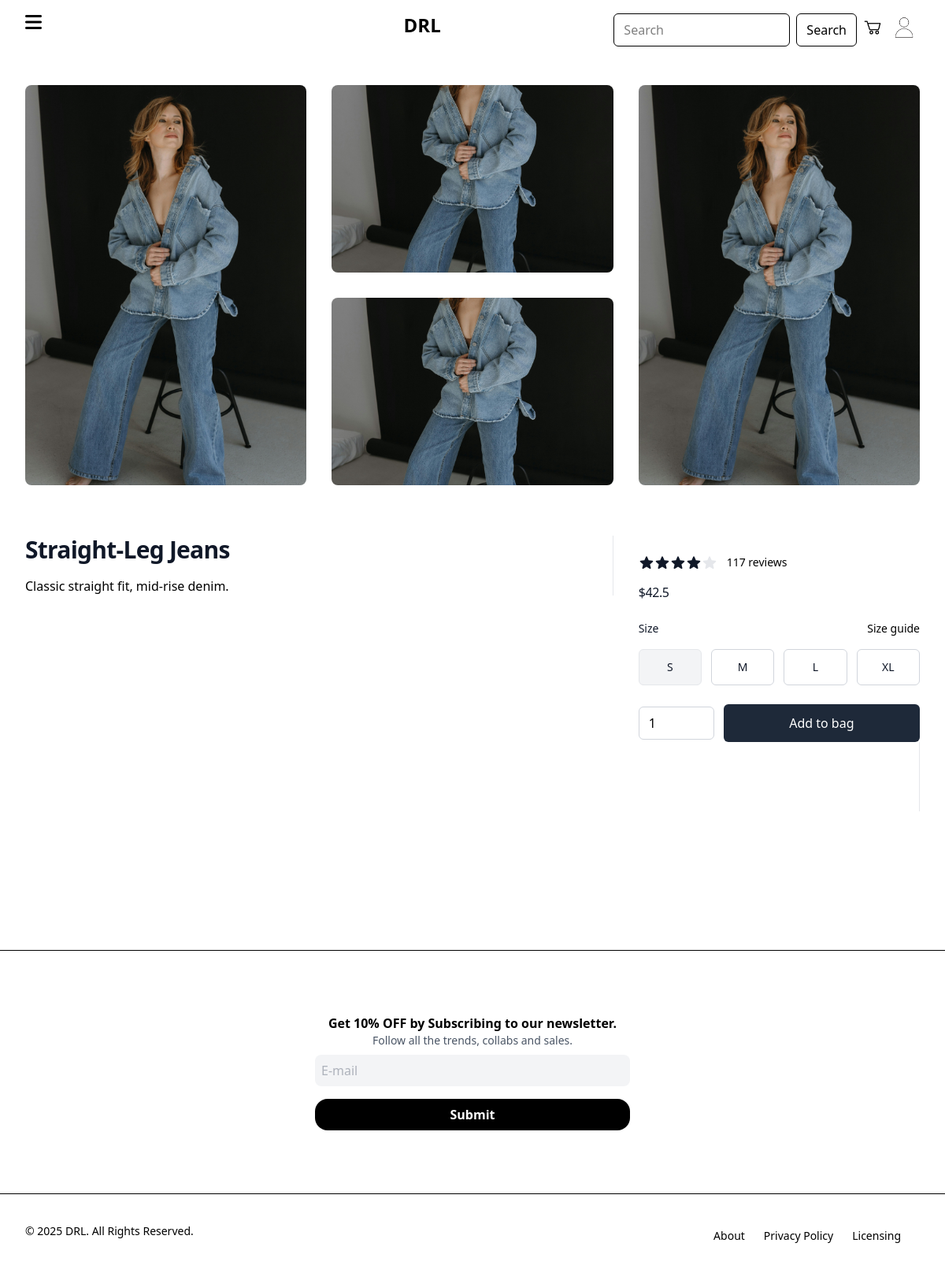
The app's page /products/2 with its own data.
### main.py (models this page shows, shortened)
class Product(db.Model):
    id: Mapped[int] = mapped_column(Integer, primary_key=True)
    name: Mapped[str] = mapped_column(String(250), unique=False, nullable=False)
    description: Mapped[str] = mapped_column(String(250), unique=False)
    category: Mapped[str] = mapped_column(String(250), nullable=False)
    gender: Mapped[str] = mapped_column(String(250), nullable=False)
    slug: Mapped[str] = mapped_column(String(250), nullable=False)
    img: Mapped[str] = mapped_column(String(500), nullable=False)
    price: Mapped[float] = mapped_column(Float, nullable=False)
    size: Mapped[str] = mapped_column(String(250), nullable=False)

### main.py (the view)
@app.route('/products/<int:product_id>', methods=["POST", "GET"])
def product_showcase(product_id):
    product = db.get_or_404(Product, product_id)
    return render_template('./product_showcase.html', product=product)

### templates/product_showcase.html (shortened to what this page needs)
{% include 'base.html' %}
{% include 'navbar.html' %}
<div class="bg-white">
  <div class="pt-6">
    <div class="mx-auto mt-6 max-w-2xl sm:px-6 lg:grid lg:max-w-7xl lg:grid-cols-3 lg:gap-8 lg:px-8">
      <img src="{{product.img}}" alt="Two each of gray, white, and black shirts laying flat." class="transition hover:opacity-50 row-span-2 aspect-3/4 size-full rounded-lg object-cover max-lg:hidden" />
      <img src="{{product.img}}" alt="Model wearing plain black basic tee." class="transition hover:opacity-50 col-start-2 aspect-3/2 size-full rounded-lg object-cover max-lg:hidden" />
      <img src="{{product.img}}" alt="Model wearing plain gray basic tee." class="transition hover:opacity-50 col-start-2 row-start-2 aspect-3/2 size-full rounded-lg object-cover max-lg:hidden" />
      <img src="{{product.img}}" alt="Model wearing plain white basic tee." class="transition hover:opacity-50 row-span-2 aspect-4/5 size-full object-cover sm:rounded-lg lg:aspect-3/4" />
    </div>
    <div class="mx-auto max-w-2xl px-4 pt-10 pb-16 sm:px-6 lg:grid lg:max-w-7xl lg:grid-cols-3 lg:grid-rows-[auto_auto_1fr] lg:gap-x-8 lg:px-8 lg:pt-16 lg:pb-24">
      <div class="lg:col-span-2 lg:border-r lg:border-gray-200 lg:pr-8">
        <h1 class="text-2xl font-bold tracking-tight text-gray-900 sm:text-3xl"> {{product.name}} </h1>
        <p class="mt-4" name="product-description"> {{product.description}} </p>
      </div>
      <div class="mt-4 lg:row-span-3 lg:mt-0">
        <div class="mt-6">
          <div class="flex items-center">
            <div class="flex items-center">
            </div>
            <a href="#" class="ml-3 text-sm font-medium text-black hover:text-gray-500 transition ">117 reviews</a>
          </div>
          <div class="mt-4 lg:row-span-3 lg:mt-0">
            <p class="text-md mt-4 tracking-tight text-gray-900">${{product.price}} </p>
        </div>
        </div>
       <form action="{{ url_for('add_to_cart', product_id=product.id) }}" method="post" class="mt-6">
  <div class="mt-6">
    <div class="flex items-center justify-between">
      <h3 class="text-sm font-medium text-gray-900">Size</h3>
      <a href="#" class="text-sm font-medium text-black hover:text-gray-500 transition">Size guide</a>
    </div>
    {% set sizes = product.size.replace(',', '/').split('/') %}
    <fieldset aria-label="Choose a size" class="mt-4">
      <div class="grid grid-cols-4 gap-3">
        {% for s in sizes if s.strip() %}
          {% set value = s.strip() %}
          <label class="group relative flex items-center justify-center rounded-md border border-gray-300 bg-white p-3
                         peer-checked:border-gray-800 peer-checked:bg-gray-800 has-checked:border-gray-200 has-checked:bg-gray-100">
            <span class="text-sm font-medium text-gray-900 uppercase group-[.peer:checked+&]:text-white">
              {{ value }}
            </span>
          </label>
        {% endfor %}
      </div>
    </fieldset>
  </div>
  <div class="mt-6 flex items-center gap-3">
    <input
      type="number"
      name="qty"
      min="1"
      value="1"
      class="w-24 rounded-md border border-gray-300 px-3 py-2"
    />
    <button
      type="submit"
      class="flex-1 cursor-pointer rounded-md bg-gray-800 px-6 py-3 text-base font-medium text-white hover:bg-gray-600 transition focus:ring-2 focus:ring-gray-500 focus:ring-offset-2"
    >
      Add to bag
    </button>
  </div>
</form>
      <div class="py-10 lg:col-span-2 lg:col-start-1 lg:border-r lg:border-gray-200 lg:pt-6 lg:pr-8 lg:pb-16">
    </div>
  </div>
</div>
{% include 'footer.html' %}

### records on screen
Product: img (picture), name "Straight-Leg Jeans", description "Classic straight fit, mid-rise denim.", price "42.5"

### other values on screen
{{ value }} "S" "M" "L" "XL"
